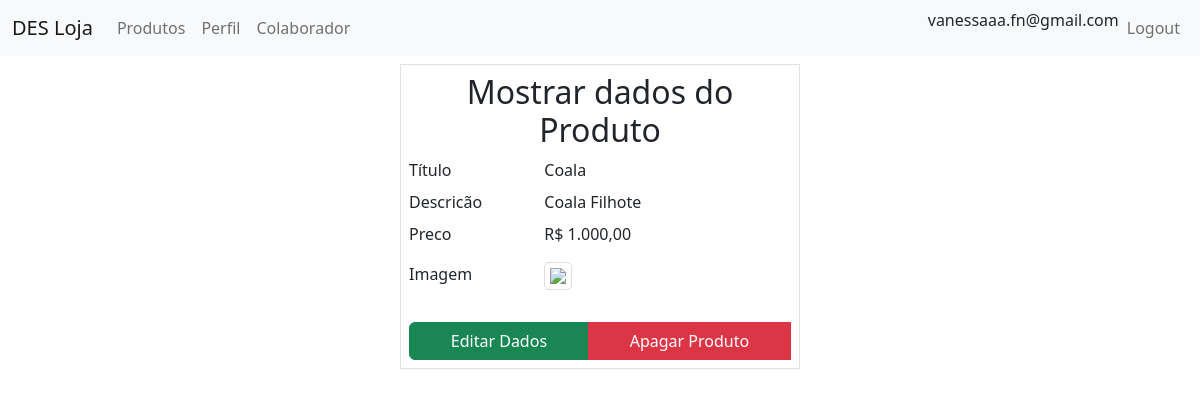
Page /produto.php?action=show&id=38 (signed in) on the committed database.
### tables this page shows
CREATE TABLE `produto` (
  `id` int(11) NOT NULL AUTO_INCREMENT,
  `titulo` varchar(40) NOT NULL,
  `descricao` text NOT NULL,
  `preco` float NOT NULL,
  `imagem` varchar(100) DEFAULT NULL,
  PRIMARY KEY (`id`)
);

### produto_dao.php (called while the page is built, shortened)
<?php
function find(int $id) : array {
    $conn = get_connection();
    $sql = 'SELECT id, titulo, descricao, preco, imagem FROM produto WHERE id = ?';
    $stmt = $conn->prepare($sql);
    $stmt->bind_param("i", $id);
    $stmt->execute();
    $instance = [];
    $result = $stmt->get_result();
    if ($row = $result->fetch_assoc()) {
    $instance = $row;
    }
    return $instance;
    }
    ?>

### views/produto_show.php (the view, shortened to what this page needs)
<html>
<head>
</head>
<?php include 'import_css.php' ?>
<body>
    <?php include 'header.php' ?>
    <div class="container col-lg-4 col-md-6 col-sm-8 col-10 mt-2  border p-2 g-2">
        <?php if (isset($produto) && $produto) { ?>
            <h2 style="text-align: center">Mostrar dados do Produto</h2>
            <div class="row my-2">
                <div class="col-4 font-weight-bold">Título</div>
                <div class="col-8"><?= $produto['titulo'] ?></div>
            </div>
            <div class="row my-2">
                <div class="col-4 font-weight-bold">Descricão</div>
                <div class="col-8"><?= $produto['descricao'] ?></div>
            </div>
            <div class="row my-2">
                <div class="col-4 font-weight-bold">Preco</div>
                <div class="col-8">R$ <?= number_format($produto['preco'], 2, ',', '.')  ?></div>
            </div>
            <?php if (isset($produto['imagem'])) { ?>
                <div class="row my-3">
                    <div class="col-4 font-weight-bold">Imagem</div>
                    <div class="col-8">
                        <img onclick="onZoomIn()" class="imagem-produto" src="<?= $produto['imagem'] ?>">
                    </div>
                </div>
            <?php } ?>
            <div class="btn-group col-12 mt-3">
                <a class="btn btn-success" href="produto.php?action=edit&id=<?= $produto['id'] ?>">Editar Dados</a>
                <button class="btn btn-danger" onclick="onDelete(<?= $produto['id'] ?>)">Apagar Produto</button>
            </div>
            <?php include 'import_css.php' ?>
        <?php } else { ?>
            <div class="alert alert-info" role="alert">
                Nenhum produto para mostrar.
            </div>
        <?php } ?>
    </div>
</body>
</html>

### views/produto_show.php (style rules this page uses)
.imagem-produto { max-width: 300px; max-height: 300px; border: 1px solid #ddd; border-radius: 5px; padding: 5px; }

### rows in the picture
produto: titulo "Coala", descricao "Coala Filhote", preco "1.000,00"

### other values in the picture
$_SESSION['usuario']['email'] "vanessaaa.fn@gmail.com"
